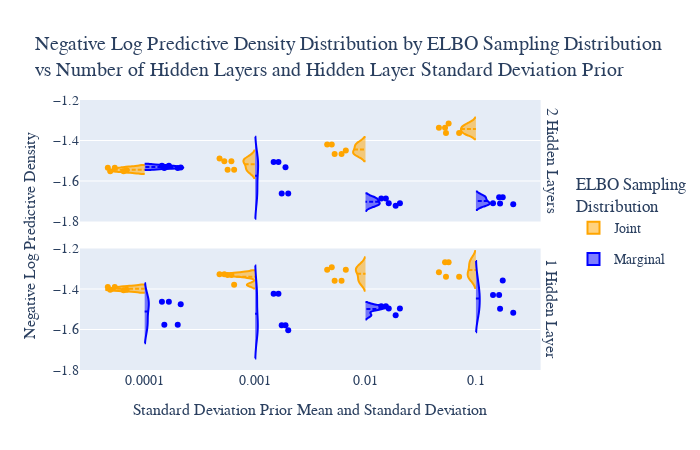

The notebook cell saved with this chart:
### Code cell
fig = make_subplots(
    rows=2, cols=1, 
    x_title="Standard Deviation Prior Mean and Standard Deviation", 
    y_title="Negative Log Predictive Density", 
    row_titles=["2 Hidden Layers", "1 Hidden Layer"], 
    shared_xaxes=True,
    vertical_spacing=0.1,
)

def get_trace(num_hidden, sample, side, color, showlegend=True, pointpos=None): 
    df = data[(data['num_hidden'] == num_hidden) & (data['sample'] == sample)]
    return go.Violin(
        x=df['outputscale'], 
        y=df['test-negative_log_predictive_density'], 
        legendgroup=sample,
        scalegroup=sample, 
        name=sample, 
        side=side, 
        line_color=color,
        showlegend=showlegend,
        pointpos=pointpos, 
    )

hidden1 = data['num_hidden'] == 1
sample_joint = data['sample'] == 'Joint'

fig.add_trace(get_trace(1, 'Joint', 'negative', 'orange', True, -0.7), row=1, col=1)
fig.add_trace(get_trace(1, 'Marginal', 'positive', 'blue', True, 0.7), row=1, col=1)
fig.add_trace(get_trace(2, 'Joint', 'negative', 'orange', False, -0.7), row=2, col=1)
fig.add_trace(get_trace(2, 'Marginal', 'positive', 'blue', False, 0.7), row=2, col=1)

fig.update_layout(
    xaxis_title="", 
    yaxis_title="", 
    title="Negative Log Predictive Density Distribution by ELBO Sampling Distribution<br>vs Number of Hidden Layers and Hidden Layer Standard Deviation Prior ", 
    legend=dict(
        title="ELBO Sampling<br>Distribution", 
        x=1.05, 
        y=0.55,
        yanchor='middle',
    ),
    width=700, 
    height=450, 
    font_family="Serif",
    title_font_size=20,
    font_size=14,
)
fig.update_traces(meanline_visible=True, points='all')
fig.update_layout(violingap=0, violinmode='overlay')
fig.update_yaxes(range=[-1.8, -1.2], row=1, col=1) 
fig.update_yaxes(range=[-1.8, -1.2], row=2, col=1)
fig.show()
fig.write_image('../report_plots/nlpd_vs_elbo_sampling_distribution.jpg', scale=6, width=700, height=450)

### Figure 1 — Plotly figure (JSON) as saved in the notebook; plotly's stock layout.template omitted (floating-point values rounded to 4 significant figures)
{"data": [{"legendgroup": "Joint", "line": {"color": "orange"}, "meanline": {"visible": true}, "name": "Joint", "pointpos": -0.7, "points": "all", "scalegroup": "Joint", "showlegend": true, "side": "negative", "type": "violin", "x": ["0.0001", "0.0001", "0.0001", "0.0001", "0.0001", "0.001", "0.001", "0.001", "0.001", "0.001", "0.01", "0.01", "0.01", "0.01", "0.01", "0.1", "0.1", "0.1", "0.1", "0.1"], "xaxis": "x", "y": [-1.535, -1.547, -1.552, -1.535, -1.552, -1.545, -1.503, -1.489, -1.545, -1.503, -1.419, -1.466, -1.419, -1.466, -1.45, -1.316, -1.363, -1.338, -1.363, -1.338], "yaxis": "y"}, {"legendgroup": "Marginal", "line": {"color": "blue"}, "meanline": {"visible": true}, "name": "Marginal", "pointpos": 0.7, "points": "all", "scalegroup": "Marginal", "showlegend": true, "side": "positive", "type": "violin", "x": ["0.0001", "0.0001", "0.0001", "0.0001", "0.0001", "0.001", "0.001", "0.001", "0.001", "0.001", "0.01", "0.01", "0.01", "0.01", "0.01", "0.1", "0.1", "0.1", "0.1", "0.1"], "xaxis": "x", "y": [-1.533, -1.524, -1.524, -1.536, -1.536, -1.662, -1.506, -1.532, -1.506, -1.662, -1.686, -1.71, -1.723, -1.71, -1.686, -1.71, -1.68, -1.715, -1.711, -1.68], "yaxis": "y"}, {"legendgroup": "Joint", "line": {"color": "orange"}, "meanline": {"visible": true}, "name": "Joint", "pointpos": -0.7, "points": "all", "scalegroup": "Joint", "showlegend": false, "side": "negative", "type": "violin", "x": ["0.0001", "0.0001", "0.0001", "0.0001", "0.0001", "0.001", "0.001", "0.001", "0.001", "0.001", "0.01", "0.01", "0.01", "0.01", "0.01", "0.1", "0.1", "0.1", "0.1", "0.1"], "xaxis": "x2", "y": [-1.404, -1.39, -1.407, -1.39, -1.404, -1.327, -1.331, -1.379, -1.331, -1.327, -1.359, -1.305, -1.359, -1.293, -1.305, -1.339, -1.268, -1.318, -1.339, -1.268], "yaxis": "y2"}, {"legendgroup": "Marginal", "line": {"color": "blue"}, "meanline": {"visible": true}, "name": "Marginal", "pointpos": 0.7, "points": "all", "scalegroup": "Marginal", "showlegend": false, "side": "positive", "type": "violin", "x": ["0.0001", "0.0001", "0.0001", "0.0001", "0.0001", "0.001", "0.001", "0.001", "0.001", "0.001", "0.01", "0.01", "0.01", "0.01", "0.01", "0.1", "0.1", "0.1", "0.1", "0.1"], "xaxis": "x2", "y": [-1.464, -1.476, -1.576, -1.464, -1.576, -1.603, -1.58, -1.423, -1.58, -1.423, -1.486, -1.529, -1.486, -1.496, -1.496, -1.359, -1.43, -1.498, -1.517, -1.43], "yaxis": "y2"}], "layout": {"annotations": [{"font": {"size": 16}, "showarrow": false, "text": "2 Hidden Layers", "textangle": 90, "x": 0.98, "xanchor": "left", "xref": "paper", "y": 0.775, "yanchor": "middle", "yref": "paper"}, {"font": {"size": 16}, "showarrow": false, "text": "1 Hidden Layer", "textangle": 90, "x": 0.98, "xanchor": "left", "xref": "paper", "y": 0.225, "yanchor": "middle", "yref": "paper"}, {"font": {"size": 16}, "showarrow": false, "text": "Standard Deviation Prior Mean and Standard Deviation", "x": 0.49, "xanchor": "center", "xref": "paper", "y": 0, "yanchor": "top", "yref": "paper", "yshift": -30}, {"font": {"size": 16}, "showarrow": false, "text": "Negative Log Predictive Density", "textangle": -90, "x": 0, "xanchor": "right", "xref": "paper", "xshift": -40, "y": 0.5, "yanchor": "middle", "yref": "paper"}], "font": {"family": "Serif", "size": 14}, "height": 450, "legend": {"title": {"text": "ELBO Sampling<br>Distribution"}, "x": 1.05, "y": 0.55, "yanchor": "middle"}, "title": {"font": {"size": 20}, "text": "Negative Log Predictive Density Distribution by ELBO Sampling Distribution<br>vs Number of Hidden Layers and Hidden Layer Standard Deviation Prior "}, "violingap": 0, "violinmode": "overlay", "width": 700, "xaxis": {"anchor": "y", "domain": [0, 0.98], "matches": "x2", "showticklabels": false, "title": {"text": ""}}, "xaxis2": {"anchor": "y2", "domain": [0, 0.98]}, "yaxis": {"anchor": "x", "domain": [0.55, 1], "range": [-1.8, -1.2], "title": {"text": ""}}, "yaxis2": {"anchor": "x2", "domain": [0, 0.45], "range": [-1.8, -1.2]}}}
